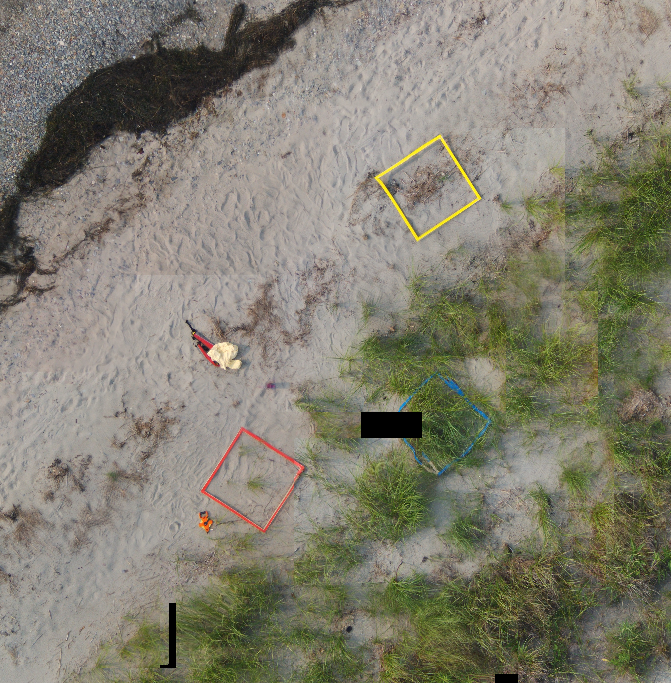
#> input picture images/test2.tif, 671 x 683 px, given in place of test2.jpg, which was not available
$ jupyter execute preprocessing-phone-real.ipynb   (shell and % lines are left out)
#> lines starting #> are read from the running program, lines starting #| are printed output that depends on the picture; after the words box and inside, x2 and y2 are one past the last pixel; in counts of white or black regions, pixels touching at a corner belong together; pictures that were not available may be replaced by others from this repository, and a replacement may not be noted
[cell 1]
import cv2
from IPython.display import Image, display
from matplotlib.pyplot import imshow
import matplotlib.pyplot as plt
import numpy as np
from preprocessing import *

[cell 2]
#Import and convert to hsv
img = cv2.imread('test2.jpg')
#> img is the input picture: shape (683, 671, 3); mean B, G, R 111.5, 126.8, 129.7
imshow(img)
#> (this line was passed over: IPython is not available in this run)

[cell 3]
#Convert to HSV
hsv = cv2.cvtColor(img, cv2.COLOR_BGR2HSV)
#> hsv: shape (683, 671, 3); mean H, S, V 31.4, 45.9, 132.2
imshow(hsv)
#> (this line was passed over: IPython is not available in this run)

[cell 4]
#Yellow color range mask
#lower_blue = np.array([46,46,0])
#upper_blue = np.array([170,255,255])
#mask = cv2.inRange(hsv, lower_blue, upper_blue)
mask = cv2.inRange(hsv, (0, 70, 50), (10, 160, 255))
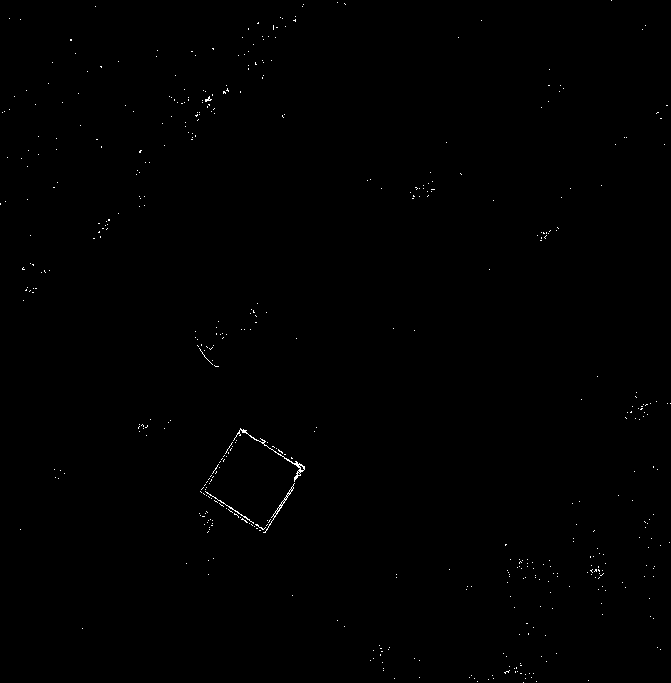
#> mask: shape (683, 671); 0.26% white in thin lines or dots
mask2 = cv2.inRange(hsv, (170, 70, 50), (180, 255, 255))
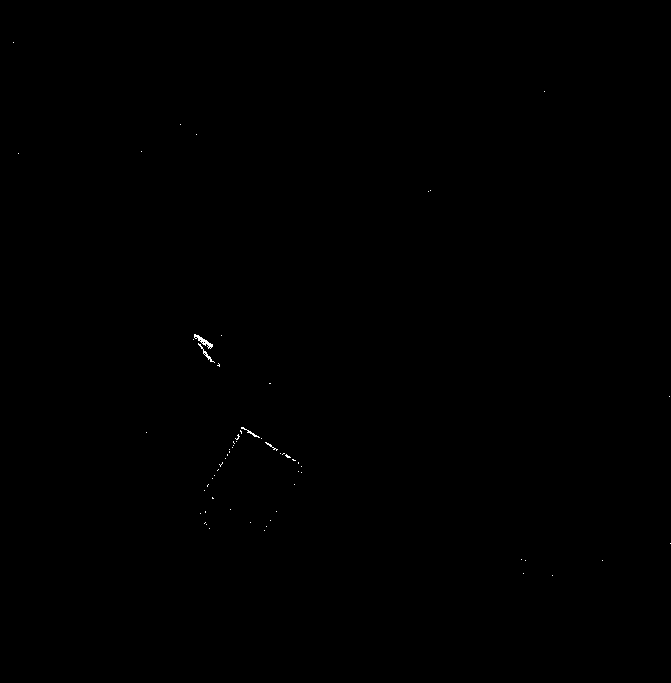
#> mask2: shape (683, 671); 0.07% white in thin lines or dots, all inside (x1, y1, x2, y2) = (13, 42, 671, 576)
result = cv2.bitwise_and(img, img, mask = mask2)
imshow(result)
#> (this line was passed over: IPython is not available in this run)

[cell 5]
#Gray + Threshhold
gray = cv2.cvtColor(result, cv2.COLOR_BGR2GRAY)
thresh = cv2.threshold(gray, 200, 255, cv2.THRESH_OTSU)[1]
#> thresh: shape (683, 671); 0.06% white in thin lines or dots, all inside (x1, y1, x2, y2) = (13, 42, 671, 574)
imshow(thresh)
#> (this line was passed over: IPython is not available in this run)

[cell 6]
kernel = np.ones((7,7),np.uint8)
dialate = cv2.dilate(thresh, kernel, iterations=6)
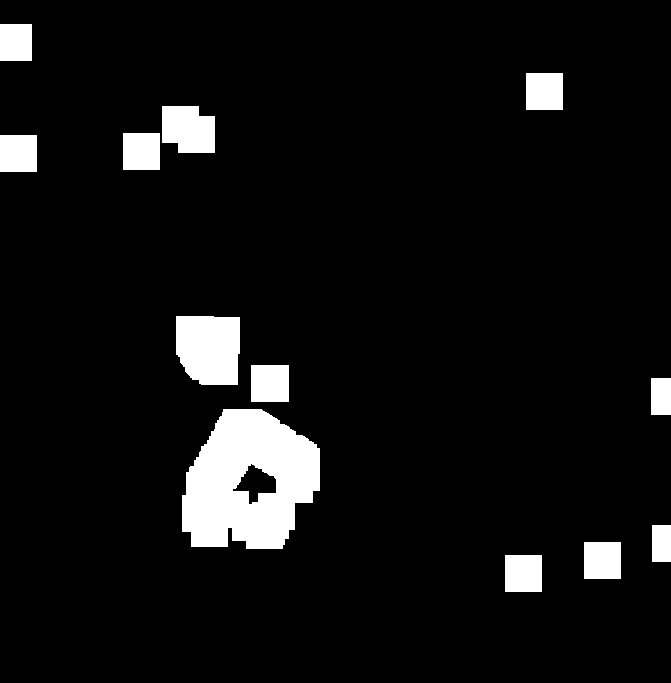
#> dialate: shape (683, 671); 6.7% white; 12 white regions, largest, box (x1, y1, x2, y2) and area: (182, 409, 320, 549) 13872, (176, 316, 240, 385) 4007, (162, 106, 215, 153) 2171
imshow(dialate)
#> (this line was passed over: IPython is not available in this run)

[cell 7]
kernel = np.array([[-1,-1,-1],
                       [-1, 9,-1],
                       [-1,-1,-1]])
sharpened = cv2.filter2D(cv2.filter2D(cv2.filter2D(dialate, -1, kernel), -1, kernel), -1, kernel)
print(sharpened)
#> (printed output is left out)

[cell 8]
edges = cv2.Canny(gray,100,200)
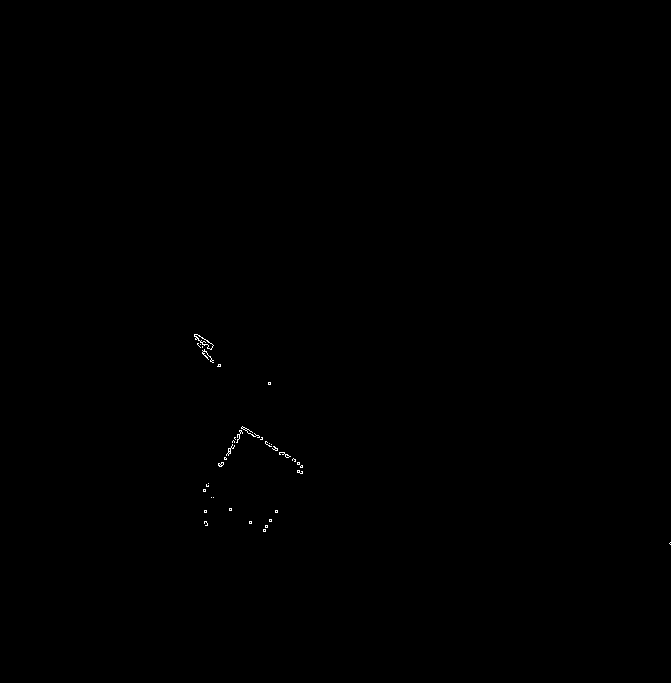
#> edges: shape (683, 671); 0.09% white in thin lines or dots, all inside (x1, y1, x2, y2) = (194, 334, 671, 545)
imshow(edges)
#> (this line was passed over: IPython is not available in this run)

[cell 9]
#good features to track
corners = cv2.goodFeaturesToTrack(edges, 4, 0.5, 1600)
#> corners = [[236, 442]]
#corners = cv.cornerHarris(gray,2,3,0.04)
corners = np.int0(corners)
print(corners)
#| [[[236 442]]]
circle_img = img.copy()
bb = []
for i in corners:
    x, y = i.ravel()
    bb.append((x, y))
    cv2.circle(circle_img, (x, y), 100, 255, -1)
#> this loop made 1 pass
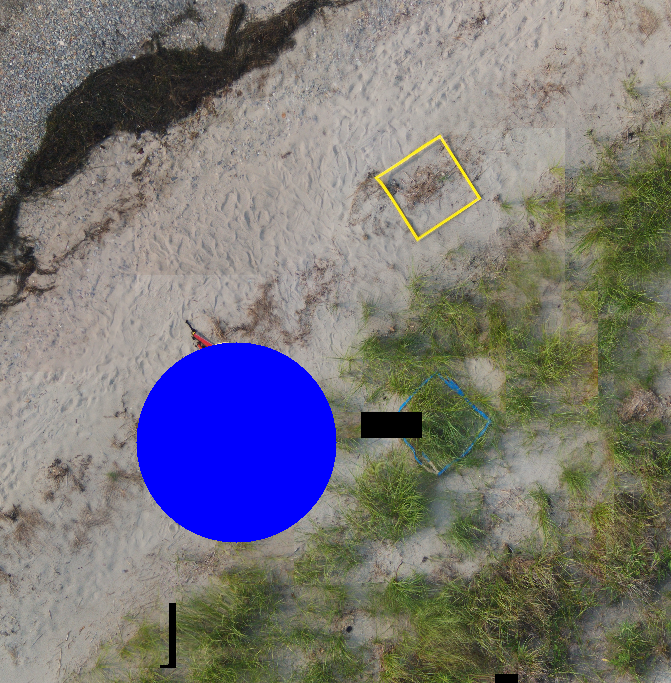
#> circle_img: shape (683, 671, 3); 6.86% of pixels changed, all inside (x1, y1, x2, y2) = (136, 342, 337, 543)
#> after the loop, bb = [(236, 442)]
imshow(circle_img)
#> (this line was passed over: IPython is not available in this run)
